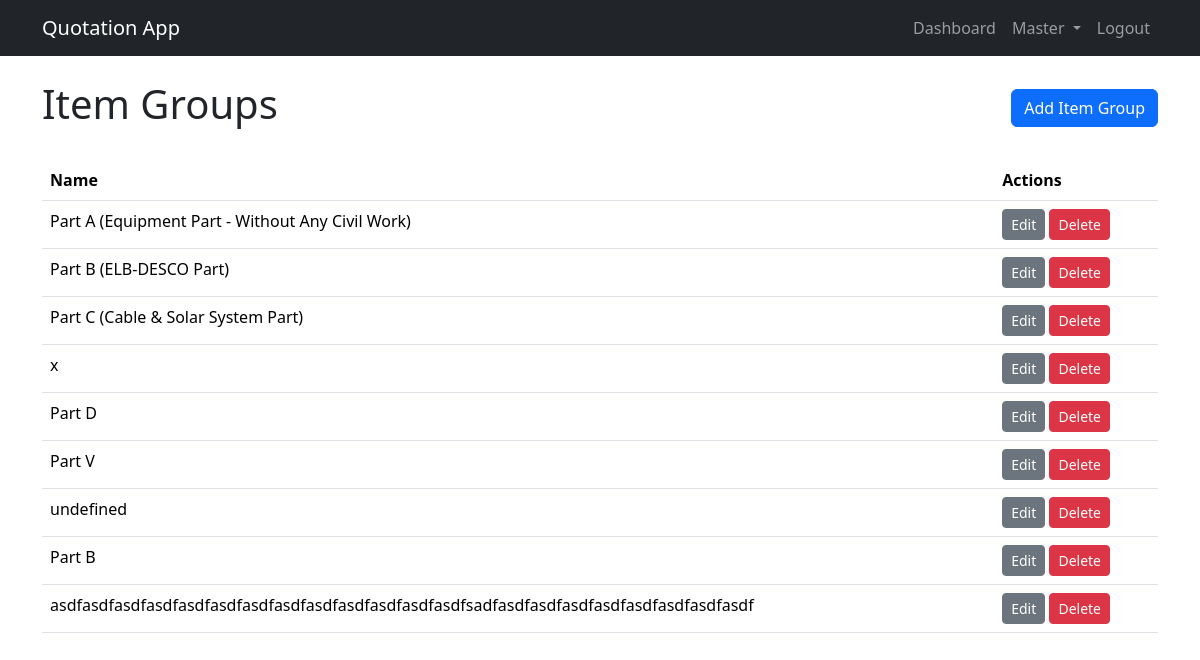
Before: /item-groups/ (signed in) with the older database file.
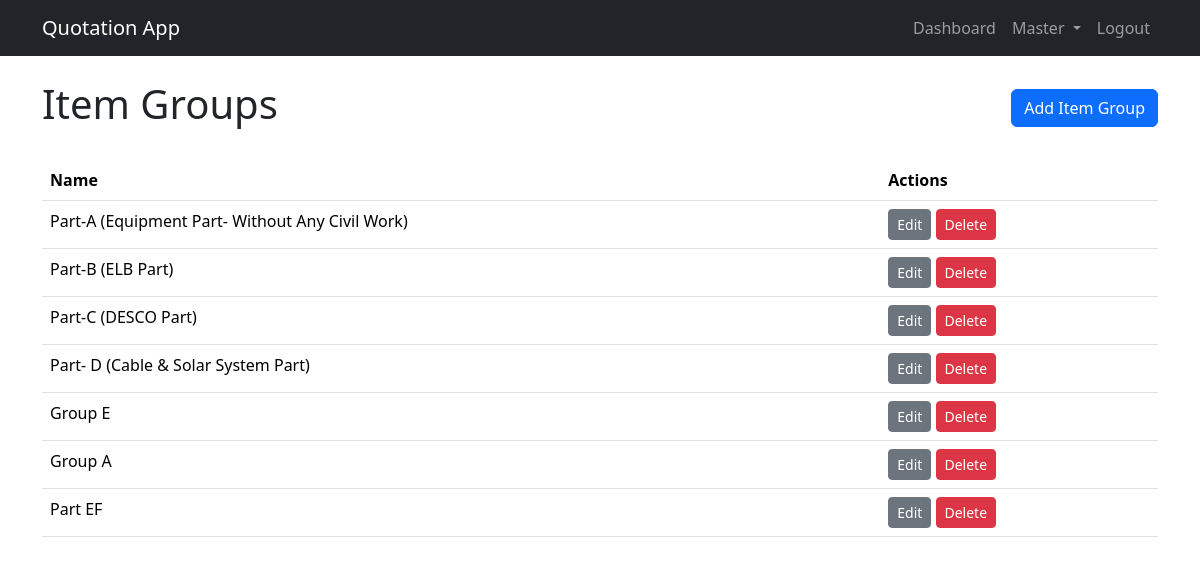
After: the same page with the newer database file.
### pages/models.py (models this page shows, shortened)
class ItemGroup(models.Model):
    name = models.CharField(max_length=255, unique=True)

### pages/views.py (the view)
# urls.py: path('item-groups/', ItemGroupListView.as_view(), name='itemgroup_list'),
@method_decorator(login_required, name='dispatch')
class ItemGroupListView(ListView):
    model = ItemGroup
    template_name = 'pages/quotations/itemgroup_list.html'

### templates/pages/quotations/itemgroup_list.html (shortened to what this page needs)
{% extends 'base.html' %}
{% block content %}
    <div class="d-flex justify-content-between align-items-center mb-4">
        <h1>Item Groups</h1>
        <a href="{% url 'itemgroup_create' %}" class="btn btn-primary">Add Item Group</a>
    </div>
    <table class="table">
        <thead>
            <tr>
                <th>Name</th>
                <th>Actions</th>
            </tr>
        </thead>
        <tbody>
            {% for item_group in object_list %}
                <tr>
                    <td>{{ item_group.name }}</td>
                    <td>
                        <a href="{% url 'itemgroup_update' item_group.pk %}" class="btn btn-sm btn-secondary">Edit</a>
                        <a href="{% url 'itemgroup_delete' item_group.pk %}" class="btn btn-sm btn-danger">Delete</a>
                    </td>
                </tr>
            {% endfor %}
        </tbody>
    </table>
{% endblock %}

### templates/base.html (shortened to what this page needs)
<!DOCTYPE html>
<html lang="en">
<head>
    <link href="https://cdn.jsdelivr.net/npm/bootstrap@5.3.3/dist/css/bootstrap.min.css" rel="stylesheet">
</head>
<body>
    <nav class="navbar navbar-expand-lg navbar-dark bg-dark">
        <div class="container">
            <a class="navbar-brand" href="{% url 'quotation_list' %}">Quotation App</a>
            <div class="collapse navbar-collapse" id="navbarNav">
                <ul class="navbar-nav ms-auto">
                    {% if user.is_authenticated %}
                        <li class="nav-item">
                            <a class="nav-link" href="{% url 'quotation_list' %}">Dashboard</a>
                        </li>
                        <li class="nav-item dropdown">
                            <a class="nav-link dropdown-toggle" href="#" id="navbarDropdown" role="button" data-bs-toggle="dropdown" aria-expanded="false">
                                Master
                            </a>
                        </li>
                        <li class="nav-item">
                            <a class="nav-link" href="{% url 'logout' %}">Logout</a>
                        </li>
                    {% endif %}
                </ul>
            </div>
        </div>
    </nav>
    <main class="container mt-4">
        {% block content %}
        {% endblock %}
    </main>
</body>
</html>

Changed rows visible on the page:
removed ItemGroup: name "Part A (Equipment Part - Without Any Civil Work)"
removed ItemGroup: name "Part B (ELB-DESCO Part)"
removed ItemGroup: name "Part C (Cable & Solar System Part)"
removed ItemGroup: name "x"
removed ItemGroup: name "Part D"
removed ItemGroup: name "Part V"
removed ItemGroup: name "undefined"
removed ItemGroup: name "Part B"
removed ItemGroup: name "asdfasdfasdfasdfasdfasdfasdfasdfasdfasdfasdfasdfasdfsadfasdfasdfasdfasdfasdfasdfasdfasdf"
added ItemGroup: name "Part-A (Equipment Part- Without Any Civil Work)"
added ItemGroup: name "Part-B (ELB Part)"
added ItemGroup: name "Part-C (DESCO Part)"
added ItemGroup: name "Part- D (Cable & Solar System Part)"
added ItemGroup: name "Group E"
added ItemGroup: name "Group A"
added ItemGroup: name "Part EF"
